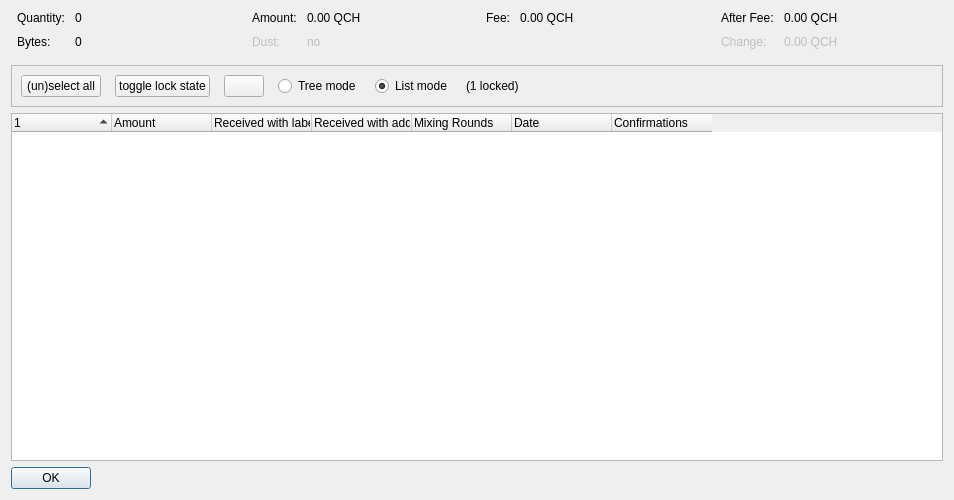
<?xml version="1.0" encoding="UTF-8"?>
<ui version="4.0">
 <class>CoinControlDialog</class>
 <widget class="QDialog" name="CoinControlDialog">
  <property name="geometry">
   <rect>
    <x>0</x>
    <y>0</y>
    <width>954</width>
    <height>500</height>
   </rect>
  </property>
  <property name="windowTitle">
   <string>Coin Selection</string>
  </property>
  <layout class="QVBoxLayout" name="verticalLayout">
   <item>
    <layout class="QHBoxLayout" name="horizontalLayoutTop" stretch="0,0,0,0">
     <property name="topMargin">
      <number>0</number>
     </property>
     <property name="bottomMargin">
      <number>10</number>
     </property>
     <item>
      <layout class="QFormLayout" name="formLayoutCoinControl1">
       <property name="horizontalSpacing">
        <number>10</number>
       </property>
       <property name="verticalSpacing">
        <number>10</number>
       </property>
       <property name="leftMargin">
        <number>6</number>
       </property>
       <property name="rightMargin">
        <number>6</number>
       </property>
       <item row="0" column="0">
        <widget class="QLabel" name="labelCoinControlQuantityText">
         <property name="text">
          <string>Quantity:</string>
         </property>
        </widget>
       </item>
       <item row="0" column="1">
        <widget class="QLabel" name="labelCoinControlQuantity">
         <property name="cursor">
          <cursorShape>IBeamCursor</cursorShape>
         </property>
         <property name="contextMenuPolicy">
          <enum>Qt::ActionsContextMenu</enum>
         </property>
         <property name="text">
          <string notr="true">0</string>
         </property>
         <property name="textInteractionFlags">
          <set>Qt::LinksAccessibleByMouse|Qt::TextSelectableByKeyboard|Qt::TextSelectableByMouse</set>
         </property>
        </widget>
       </item>
       <item row="1" column="0">
        <widget class="QLabel" name="labelCoinControlBytesText">
         <property name="text">
          <string>Bytes:</string>
         </property>
        </widget>
       </item>
       <item row="1" column="1">
        <widget class="QLabel" name="labelCoinControlBytes">
         <property name="cursor">
          <cursorShape>IBeamCursor</cursorShape>
         </property>
         <property name="contextMenuPolicy">
          <enum>Qt::ActionsContextMenu</enum>
         </property>
         <property name="text">
          <string notr="true">0</string>
         </property>
         <property name="textInteractionFlags">
          <set>Qt::LinksAccessibleByMouse|Qt::TextSelectableByKeyboard|Qt::TextSelectableByMouse</set>
         </property>
        </widget>
       </item>
      </layout>
     </item>
     <item>
      <layout class="QFormLayout" name="formLayoutCoinControl2">
       <property name="horizontalSpacing">
        <number>10</number>
       </property>
       <property name="verticalSpacing">
        <number>10</number>
       </property>
       <property name="leftMargin">
        <number>6</number>
       </property>
       <property name="rightMargin">
        <number>6</number>
       </property>
       <item row="0" column="0">
        <widget class="QLabel" name="labelCoinControlAmountText">
         <property name="text">
          <string>Amount:</string>
         </property>
        </widget>
       </item>
       <item row="0" column="1">
        <widget class="QLabel" name="labelCoinControlAmount">
         <property name="cursor">
          <cursorShape>IBeamCursor</cursorShape>
         </property>
         <property name="contextMenuPolicy">
          <enum>Qt::ActionsContextMenu</enum>
         </property>
         <property name="text">
          <string notr="true">0.00 QCH</string>
         </property>
         <property name="textInteractionFlags">
          <set>Qt::LinksAccessibleByMouse|Qt::TextSelectableByKeyboard|Qt::TextSelectableByMouse</set>
         </property>
        </widget>
       </item>
       <item row="1" column="0">
        <widget class="QLabel" name="labelCoinControlLowOutputText">
         <property name="enabled">
          <bool>false</bool>
         </property>
         <property name="text">
          <string>Dust:</string>
         </property>
        </widget>
       </item>
       <item row="1" column="1">
        <widget class="QLabel" name="labelCoinControlLowOutput">
         <property name="enabled">
          <bool>false</bool>
         </property>
         <property name="cursor">
          <cursorShape>IBeamCursor</cursorShape>
         </property>
         <property name="contextMenuPolicy">
          <enum>Qt::ActionsContextMenu</enum>
         </property>
         <property name="text">
          <string notr="true">no</string>
         </property>
         <property name="textInteractionFlags">
          <set>Qt::LinksAccessibleByMouse|Qt::TextSelectableByKeyboard|Qt::TextSelectableByMouse</set>
         </property>
        </widget>
       </item>
      </layout>
     </item>
     <item>
      <layout class="QFormLayout" name="formLayoutCoinControl3">
       <property name="horizontalSpacing">
        <number>10</number>
       </property>
       <property name="verticalSpacing">
        <number>10</number>
       </property>
       <property name="leftMargin">
        <number>6</number>
       </property>
       <property name="rightMargin">
        <number>6</number>
       </property>
       <item row="0" column="0">
        <widget class="QLabel" name="labelCoinControlFeeText">
         <property name="text">
          <string>Fee:</string>
         </property>
        </widget>
       </item>
       <item row="0" column="1">
        <widget class="QLabel" name="labelCoinControlFee">
         <property name="cursor">
          <cursorShape>IBeamCursor</cursorShape>
         </property>
         <property name="contextMenuPolicy">
          <enum>Qt::ActionsContextMenu</enum>
         </property>
         <property name="text">
          <string notr="true">0.00 QCH</string>
         </property>
         <property name="textInteractionFlags">
          <set>Qt::LinksAccessibleByMouse|Qt::TextSelectableByKeyboard|Qt::TextSelectableByMouse</set>
         </property>
        </widget>
       </item>
      </layout>
     </item>
     <item>
      <layout class="QFormLayout" name="formLayoutCoinControl4">
       <property name="horizontalSpacing">
        <number>10</number>
       </property>
       <property name="verticalSpacing">
        <number>10</number>
       </property>
       <property name="leftMargin">
        <number>6</number>
       </property>
       <property name="rightMargin">
        <number>6</number>
       </property>
       <item row="0" column="0">
        <widget class="QLabel" name="labelCoinControlAfterFeeText">
         <property name="text">
          <string>After Fee:</string>
         </property>
        </widget>
       </item>
       <item row="0" column="1">
        <widget class="QLabel" name="labelCoinControlAfterFee">
         <property name="cursor">
          <cursorShape>IBeamCursor</cursorShape>
         </property>
         <property name="contextMenuPolicy">
          <enum>Qt::ActionsContextMenu</enum>
         </property>
         <property name="text">
          <string notr="true">0.00 QCH</string>
         </property>
         <property name="textInteractionFlags">
          <set>Qt::LinksAccessibleByMouse|Qt::TextSelectableByKeyboard|Qt::TextSelectableByMouse</set>
         </property>
        </widget>
       </item>
       <item row="1" column="0">
        <widget class="QLabel" name="labelCoinControlChangeText">
         <property name="enabled">
          <bool>false</bool>
         </property>
         <property name="text">
          <string>Change:</string>
         </property>
        </widget>
       </item>
       <item row="1" column="1">
        <widget class="QLabel" name="labelCoinControlChange">
         <property name="enabled">
          <bool>false</bool>
         </property>
         <property name="cursor">
          <cursorShape>IBeamCursor</cursorShape>
         </property>
         <property name="contextMenuPolicy">
          <enum>Qt::ActionsContextMenu</enum>
         </property>
         <property name="text">
          <string notr="true">0.00 QCH</string>
         </property>
         <property name="textInteractionFlags">
          <set>Qt::LinksAccessibleByMouse|Qt::TextSelectableByKeyboard|Qt::TextSelectableByMouse</set>
         </property>
        </widget>
       </item>
      </layout>
     </item>
    </layout>
   </item>
   <item>
    <widget class="QFrame" name="frame">
     <property name="minimumSize">
      <size>
       <width>0</width>
       <height>40</height>
      </size>
     </property>
     <property name="frameShape">
      <enum>QFrame::StyledPanel</enum>
     </property>
     <property name="frameShadow">
      <enum>QFrame::Sunken</enum>
     </property>
     <layout class="QHBoxLayout" name="horizontalLayout">
      <item>
       <layout class="QHBoxLayout" name="horizontalLayoutPanel" stretch="0,0,0,0,0,0,0">
        <property name="spacing">
         <number>14</number>
        </property>
        <item>
         <widget class="QPushButton" name="pushButtonSelectAll">
          <property name="sizePolicy">
           <sizepolicy hsizetype="Maximum" vsizetype="Fixed">
            <horstretch>0</horstretch>
            <verstretch>0</verstretch>
           </sizepolicy>
          </property>
          <property name="text">
           <string>(un)select all</string>
          </property>
          <property name="autoDefault">
           <bool>false</bool>
          </property>
         </widget>
        </item>
        <item>
         <widget class="QPushButton" name="pushButtonToggleLock">
          <property name="sizePolicy">
           <sizepolicy hsizetype="Maximum" vsizetype="Fixed">
            <horstretch>0</horstretch>
            <verstretch>0</verstretch>
           </sizepolicy>
          </property>
          <property name="text">
           <string>toggle lock state</string>
          </property>
          <property name="autoDefault">
           <bool>false</bool>
          </property>
         </widget>
        </item>
        <item>
         <widget class="QPushButton" name="hideButton">
          <property name="sizePolicy">
           <sizepolicy hsizetype="Maximum" vsizetype="Fixed">
            <horstretch>0</horstretch>
            <verstretch>0</verstretch>
           </sizepolicy>
          </property>
          <property name="text">
           <string/>
          </property>
          <property name="autoDefault">
           <bool>false</bool>
          </property>
         </widget>
        </item>
        <item>
         <widget class="QRadioButton" name="radioTreeMode">
          <property name="sizePolicy">
           <sizepolicy hsizetype="Maximum" vsizetype="Fixed">
            <horstretch>0</horstretch>
            <verstretch>0</verstretch>
           </sizepolicy>
          </property>
          <property name="text">
           <string>Tree mode</string>
          </property>
         </widget>
        </item>
        <item>
         <widget class="QRadioButton" name="radioListMode">
          <property name="sizePolicy">
           <sizepolicy hsizetype="Maximum" vsizetype="Fixed">
            <horstretch>0</horstretch>
            <verstretch>0</verstretch>
           </sizepolicy>
          </property>
          <property name="text">
           <string>List mode</string>
          </property>
          <property name="checked">
           <bool>true</bool>
          </property>
         </widget>
        </item>
        <item>
         <widget class="QLabel" name="labelLocked">
          <property name="text">
           <string>(1 locked)</string>
          </property>
         </widget>
        </item>
        <item>
         <spacer name="horizontalSpacer">
          <property name="orientation">
           <enum>Qt::Horizontal</enum>
          </property>
          <property name="sizeHint" stdset="0">
           <size>
            <width>40</width>
            <height>20</height>
           </size>
          </property>
         </spacer>
        </item>
       </layout>
      </item>
     </layout>
    </widget>
   </item>
   <item>
    <widget class="CoinControlTreeWidget" name="treeWidget">
     <property name="contextMenuPolicy">
      <enum>Qt::CustomContextMenu</enum>
     </property>
     <property name="sortingEnabled">
      <bool>false</bool>
     </property>
     <property name="columnCount">
      <number>7</number>
     </property>
     <attribute name="headerShowSortIndicator" stdset="0">
      <bool>true</bool>
     </attribute>
     <attribute name="headerStretchLastSection">
      <bool>false</bool>
     </attribute>
     <column>
      <property name="text">
       <string/>
      </property>
     </column>
     <column>
      <property name="text">
       <string>Amount</string>
      </property>
     </column>
     <column>
      <property name="text">
       <string>Received with label</string>
      </property>
     </column>
     <column>
      <property name="text">
       <string>Received with address</string>
      </property>
     </column>
     <column>
      <property name="text">
       <string>Mixing Rounds</string>
      </property>
     </column>
     <column>
      <property name="text">
       <string>Date</string>
      </property>
     </column>
     <column>
      <property name="text">
       <string>Confirmations</string>
      </property>
      <property name="toolTip">
       <string>Confirmed</string>
      </property>
     </column>
    </widget>
   </item>
   <item>
    <widget class="QDialogButtonBox" name="buttonBox">
     <property name="sizePolicy">
      <sizepolicy hsizetype="Maximum" vsizetype="Fixed">
       <horstretch>0</horstretch>
       <verstretch>0</verstretch>
      </sizepolicy>
     </property>
     <property name="orientation">
      <enum>Qt::Horizontal</enum>
     </property>
     <property name="standardButtons">
      <set>QDialogButtonBox::Ok</set>
     </property>
    </widget>
   </item>
  </layout>
 </widget>
 <customwidgets>
  <customwidget>
   <class>CoinControlTreeWidget</class>
   <extends>QTreeWidget</extends>
   <header>qt/coincontroltreewidget.h</header>
  </customwidget>
 </customwidgets>
 <resources/>
 <connections/>
</ui>
